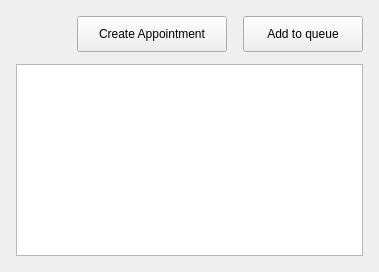
            <widget class="QWidget" name="patientsListContainer" native="true">
             <property name="sizePolicy">
              <sizepolicy hsizetype="Preferred" vsizetype="Preferred">
               <horstretch>0</horstretch>
               <verstretch>0</verstretch>
              </sizepolicy>
             </property>
             <layout class="QVBoxLayout" name="verticalLayout_11">
              <property name="spacing">
               <number>12</number>
              </property>
              <property name="leftMargin">
               <number>16</number>
              </property>
              <property name="topMargin">
               <number>16</number>
              </property>
              <property name="rightMargin">
               <number>16</number>
              </property>
              <property name="bottomMargin">
               <number>16</number>
              </property>
              <item>
               <widget class="QWidget" name="patientsListContainerTop" native="true">
                <property name="sizePolicy">
                 <sizepolicy hsizetype="Preferred" vsizetype="Fixed">
                  <horstretch>0</horstretch>
                  <verstretch>0</verstretch>
                 </sizepolicy>
                </property>
                <layout class="QHBoxLayout" name="horizontalLayout_14">
                 <property name="spacing">
                  <number>48</number>
                 </property>
                 <property name="leftMargin">
                  <number>0</number>
                 </property>
                 <property name="topMargin">
                  <number>0</number>
                 </property>
                 <property name="rightMargin">
                  <number>0</number>
                 </property>
                 <property name="bottomMargin">
                  <number>0</number>
                 </property>
                 <item>
                  <widget class="QLabel" name="patientsListContainerTitleLabel">
                   <property name="sizePolicy">
                    <sizepolicy hsizetype="Preferred" vsizetype="Fixed">
                     <horstretch>0</horstretch>
                     <verstretch>0</verstretch>
                    </sizepolicy>
                   </property>
                   <property name="font">
                    <font>
                     <pointsize>16</pointsize>
                     <bold>true</bold>
                    </font>
                   </property>
                   <property name="text">
                    <string/>
                   </property>
                  </widget>
                 </item>
                 <item>
                  <widget class="QWidget" name="patientsActionsContainer" native="true">
                   <property name="sizePolicy">
                    <sizepolicy hsizetype="Fixed" vsizetype="Preferred">
                     <horstretch>0</horstretch>
                     <verstretch>0</verstretch>
                    </sizepolicy>
                   </property>
                   <layout class="QHBoxLayout" name="horizontalLayout_16">
                    <property name="spacing">
                     <number>16</number>
                    </property>
                    <property name="leftMargin">
                     <number>0</number>
                    </property>
                    <property name="topMargin">
                     <number>0</number>
                    </property>
                    <property name="rightMargin">
                     <number>0</number>
                    </property>
                    <property name="bottomMargin">
                     <number>0</number>
                    </property>
                    <item>
                     <widget class="QPushButton" name="createPatientAppointmentButton">
                      <property name="sizePolicy">
                       <sizepolicy hsizetype="Fixed" vsizetype="Fixed">
                        <horstretch>0</horstretch>
                        <verstretch>0</verstretch>
                       </sizepolicy>
                      </property>
                      <property name="minimumSize">
                       <size>
                        <width>150</width>
                        <height>36</height>
                       </size>
                      </property>
                      <property name="maximumSize">
                       <size>
                        <width>150</width>
                        <height>44</height>
                       </size>
                      </property>
                      <property name="font">
                       <font>
                        <pointsize>9</pointsize>
                       </font>
                      </property>
                      <property name="cursor">
                       <cursorShape>PointingHandCursor</cursorShape>
                      </property>
                      <property name="text">
                       <string>Create Appointment</string>
                      </property>
                     </widget>
                    </item>
                    <item>
                     <widget class="QPushButton" name="addToQueueButton">
                      <property name="sizePolicy">
                       <sizepolicy hsizetype="Fixed" vsizetype="Fixed">
                        <horstretch>0</horstretch>
                        <verstretch>0</verstretch>
                       </sizepolicy>
                      </property>
                      <property name="minimumSize">
                       <size>
                        <width>120</width>
                        <height>36</height>
                       </size>
                      </property>
                      <property name="maximumSize">
                       <size>
                        <width>120</width>
                        <height>44</height>
                       </size>
                      </property>
                      <property name="font">
                       <font>
                        <pointsize>9</pointsize>
                       </font>
                      </property>
                      <property name="cursor">
                       <cursorShape>PointingHandCursor</cursorShape>
                      </property>
                      <property name="text">
                       <string>Add to queue</string>
                      </property>
                     </widget>
                    </item>
                   </layout>
                  </widget>
                 </item>
                </layout>
               </widget>
              </item>
              <item>
               <widget class="QTableWidget" name="patientsTable"/>
              </item>
             </layout>
            </widget>
